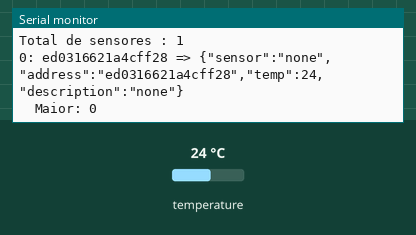
The sketch below on a simulated Arduino Uno, built with avr-gcc and run on an emulated ATmega328P. Parts: the last lines printed to the serial monitor. The inputs (shaded band) are chosen by the test bench; at power-on: temperature 24 °C.

Above: at 2.9 s.
3.0 s: temperature set to 12 °C
At 4.5 s:
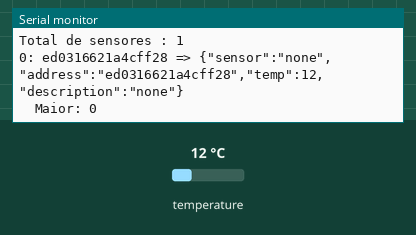
4.9 s: temperature set to 19 °C
At 6.7 s:
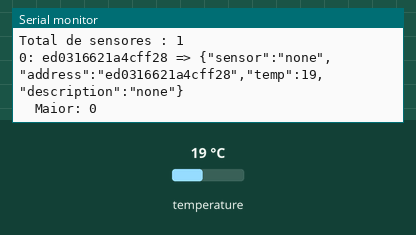

Measured:
- after the input at 3.0 s, the serial monitor: prints a new line after 0.45 s (image 1)
- after the input at 4.9 s, the serial monitor: prints a new line after 1.2 s (image 2)

The sketch:

leitura_temp.ino
```cpp
#include <OneWire.h>
#include <DallasTemperature.h>
#include <ArduinoJson.h>

#define DS18B20_OneWire 2

OneWire oneWire(DS18B20_OneWire);

float maior = 0;

DeviceAddress sensorDS18B20;

DallasTemperature sensortemp(&oneWire);

int ndispositivos = 0;
float grausC;
int index = -1;

void setup()  {
	sensortemp.begin();
	Serial.begin(9600);
}

void loop() {
	ndispositivos = sensortemp.getDeviceCount();
	sensortemp.requestTemperatures();
	maior=-1;

	Serial.print("Total de sensores : ");
	Serial.println(ndispositivos);
	for (int i = 0;  i < ndispositivos;  i++) {
		sensortemp.getAddress(sensorDS18B20, i);
		grausC = sensortemp.getTempCByIndex(i);
		if (grausC > maior)
		{
			maior = grausC;
			index = i;
		}
		String cmt = String(i);
		Serial.print(i);
		Serial.print(": ");
		//endereco(sensorDS18B20);
		String ad("");

		ad = enderecoToString(sensorDS18B20);
		//exportJSonCOM(ad, grausC, cmt);
		//Serial.print(" => ");
		//Serial.print(" : ");
		Serial.print(ad);
		Serial.print(" => ");
		exportJSonCOM(ad, grausC, "none");
	}


	Serial.print("	Maior: ");
	Serial.println(index);

	Serial.println("");

	delay(500);
}

void endereco(DeviceAddress deviceAddress)  {
	for (uint8_t i = 0; i < 8; i++)  {
		if (deviceAddress[i] < 0x10) Serial.print("0");
			Serial.print(deviceAddress[i], HEX);
		if (i < 7)
			Serial.print(", ");
	}
}

String enderecoToString(DeviceAddress deviceAddress)  {
	String endereco("");
	for (uint8_t i = 0; i < 8; i++)  {
		String addEndereco= String(16);
		addEndereco=String();
		if (deviceAddress[i] < 0x10)
			addEndereco = String("0"+addEndereco);
		addEndereco = String(addEndereco+String(deviceAddress[i], HEX));
		endereco = String(addEndereco+endereco);
	}
	return endereco;
}

void exportJSonCOM(String endereco, float temperatura, String comment){
	DynamicJsonDocument doc(512);
	doc["sensor"] = "none";
	doc["address"] = endereco;
	doc["temp"]   = temperatura;
	doc["description"] = comment;
	serializeJson(doc, Serial);
	Serial.println();
}
```
